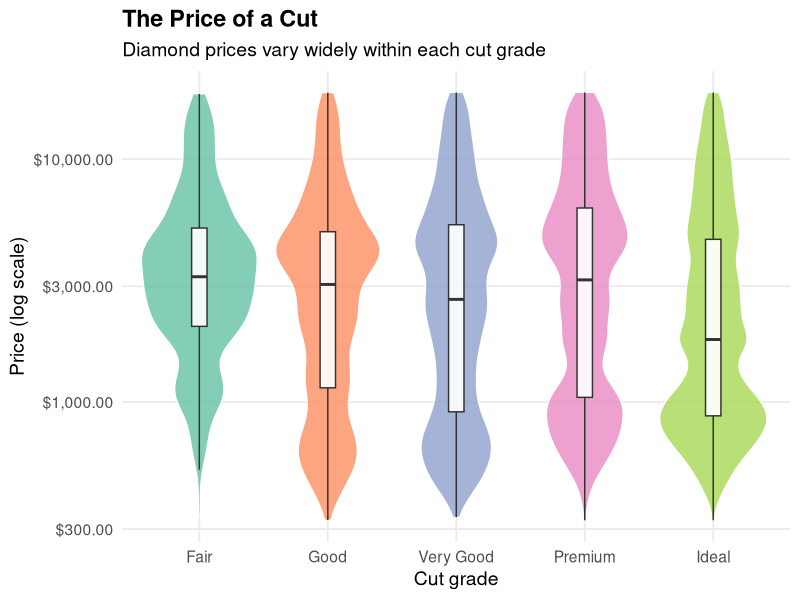

Source code (R):
library(tidyverse)

diamonds_plot <- ggplot(diamonds, aes(x = cut, y = price, fill = cut)) +
  geom_violin(alpha = 0.8, color = "white", linewidth = 0.4) +
  geom_boxplot(width = 0.12, fill = "white", alpha = 0.9, outlier.shape = NA) +
  scale_fill_brewer(palette = "Set2", guide = "none") +
  scale_y_log10(labels = scales::label_dollar()) +
  labs(
    title = "The Price of a Cut",
    subtitle = "Diamond prices vary widely within each cut grade",
    x = "Cut grade",
    y = "Price (log scale)"
  ) +
  theme_minimal(base_size = 14) +
  theme(
    plot.title = element_text(face = "bold"),
    panel.grid.minor = element_blank()
  )

ggsave("diamonds-2.png", diamonds_plot, width = 10, height = 7, dpi = 300, bg = "white")
